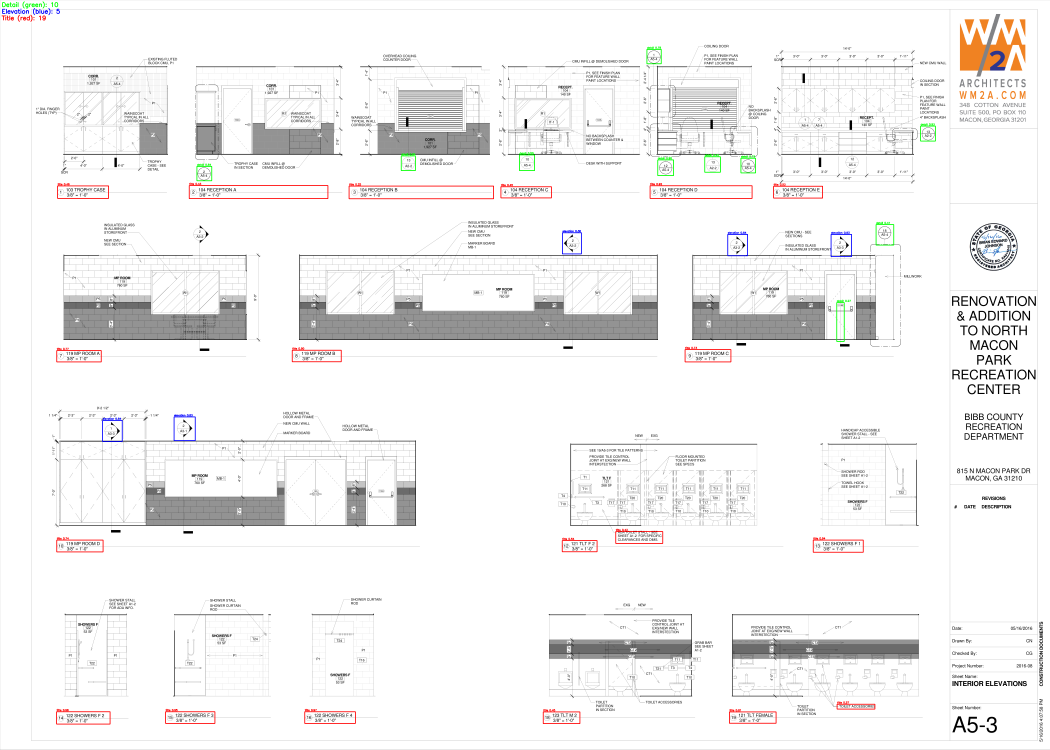
#> input picture packages/callout-processor-v6-experimental/active_learning/test_detection_page028.png, 6300 x 4500 px (shown at 1/6 size)
$ python sahi_tiling.py ../active_learning/test_detection_page028.png
#> lines starting #> are read from the running program, lines starting #| are printed output that depends on the picture
import cv2
import numpy as np
from typing import List, Tuple, Dict

TILE_SIZE = 2048
OVERLAP = 0.25
DPI = 72

def tile_image(image: np.ndarray, tile_size: int = TILE_SIZE, overlap: float = OVERLAP) -> List[Tuple[np.ndarray, Tuple[int, int]]]:
    """
    Split image into overlapping tiles.

    Args:
        image: Input image (numpy array)
        tile_size: Size of each tile in pixels
        overlap: Overlap ratio (0-1)

    Returns:
        List of (tile_image, (offset_x, offset_y)) tuples
    """
    h, w = image.shape[:2]
    stride = int(tile_size * (1 - overlap))
    tiles = []

    for y in range(0, max(1, h - tile_size + 1), stride):
        for x in range(0, max(1, w - tile_size + 1), stride):
            tile = image[y:y+tile_size, x:x+tile_size]

            if tile.shape[0] < tile_size or tile.shape[1] < tile_size:
                padded = np.zeros((tile_size, tile_size, 3), dtype=np.uint8) if len(tile.shape) == 3 else np.zeros((tile_size, tile_size), dtype=np.uint8)
                padded[:tile.shape[0], :tile.shape[1]] = tile
                tile = padded

            tiles.append((tile, (x, y)))

    if w > tile_size:
        x = w - tile_size
        for y in range(0, max(1, h - tile_size + 1), stride):
            tile = image[y:y+tile_size, x:x+tile_size]
            tiles.append((tile, (x, y)))

    if h > tile_size:
        y = h - tile_size
        for x in range(0, max(1, w - tile_size + 1), stride):
            tile = image[y:y+tile_size, x:x+tile_size]
            tiles.append((tile, (x, y)))

    if w > tile_size and h > tile_size:
        tile = image[h-tile_size:h, w-tile_size:w]
        tiles.append((tile, (w-tile_size, h-tile_size)))

    return tiles

def adjust_coordinates(bbox: List[float], offset: Tuple[int, int]) -> List[float]:
    """
    Convert tile coordinates to full image coordinates.

    Args:
        bbox: Bounding box in format [x, y, w, h]
        offset: Tile offset (offset_x, offset_y)

    Returns:
        Adjusted bounding box in format [x, y, w, h]
    """
    x, y, w, h = bbox
    offset_x, offset_y = offset
    return [x + offset_x, y + offset_y, w, h]

def merge_detections(detections: List[Dict], iou_threshold: float = 0.5) -> List[Dict]:
    """
    Merge overlapping detections across tiles using per-class NMS.

    Args:
        detections: List of {'bbox': [x,y,w,h], 'confidence': float, 'class': str}
        iou_threshold: IoU threshold for NMS

    Returns:
        Merged detections after NMS
    """
    if not detections:
        return []

    by_class = {}
    for det in detections:
        cls = det['class']
        if cls not in by_class:
            by_class[cls] = []
        by_class[cls].append(det)

    merged = []
    for cls, dets in by_class.items():
        boxes = [d['bbox'] for d in dets]
        scores = [d['confidence'] for d in dets]

        indices = cv2.dnn.NMSBoxes(boxes, scores, 0.0, iou_threshold)

        if len(indices) > 0:
            for idx in indices.flatten():
                merged.append(dets[idx])

    return merged

def visualize_tiles(image: np.ndarray, output_path: str, tile_size: int = TILE_SIZE, overlap: float = OVERLAP) -> str:
    """
    Generate debug visualization showing tile boundaries.

    Args:
        image: Input image
        output_path: Path to save visualization
        tile_size: Tile size in pixels
        overlap: Overlap ratio

    Returns:
        Path to saved visualization
    """
    vis = image.copy()
    h, w = vis.shape[:2]
    stride = int(tile_size * (1 - overlap))

    for y in range(0, h, stride):
        cv2.line(vis, (0, y), (w, y), (0, 255, 0), 2)
    for x in range(0, w, stride):
        cv2.line(vis, (x, 0), (x, h), (0, 255, 0), 2)

    if w > tile_size:
        cv2.line(vis, (w - tile_size, 0), (w - tile_size, h), (0, 0, 255), 3)
    if h > tile_size:
        cv2.line(vis, (0, h - tile_size), (w, h - tile_size), (0, 0, 255), 3)

    cv2.imwrite(output_path, vis)
    return output_path


if __name__ == "__main__":
    import argparse

    parser = argparse.ArgumentParser(description="Test SAHI tiling module")
    parser.add_argument("image", help="Path to test image")
    parser.add_argument("--output", default="test_output/tile_grid_debug.png", help="Output path for visualization")
    parser.add_argument("--tile-size", type=int, default=TILE_SIZE, help="Tile size in pixels")
    parser.add_argument("--overlap", type=float, default=OVERLAP, help="Overlap ratio (0-1)")

    args = parser.parse_args()

    image = cv2.imread(args.image)
#> image is the input picture: shape (4500, 6300, 3); mean B, G, R 241.4, 241.7, 242.6
    if image is None:
        print(f"Error: Could not load image from {args.image}")
        exit(1)

    print(f"Image size: {image.shape[1]}x{image.shape[0]}")
#| Image size: 6300x4500

    tiles = tile_image(image, args.tile_size, args.overlap)
#> after the loop in tile_image, `for y in range(0, max(1, h - tile_size + 1), stride):`:
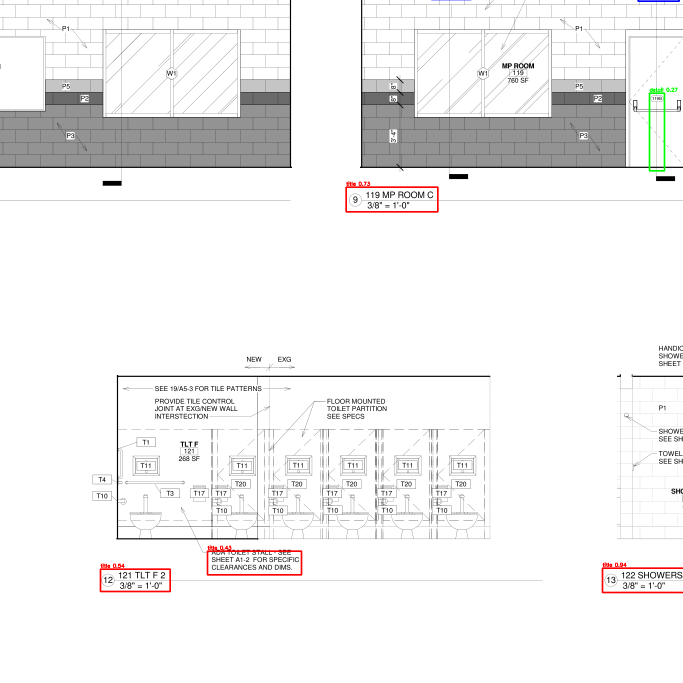
#> tile: shape (2048, 2048, 3) (shown at 1/3 size); mean B, G, R 240.6, 240.7, 241.4
#> after the loop in tile_image, `for y in range(0, max(1, h - tile_size + 1), stride):`: tiles = 6 items
#> the loop in tile_image, `for y in range(0, max(1, h - tile_size + 1), stride):` made 2 passes
#> pass 1, in tile_image, `tile = image[y:y+tile_size, x:x+tile_size]`:
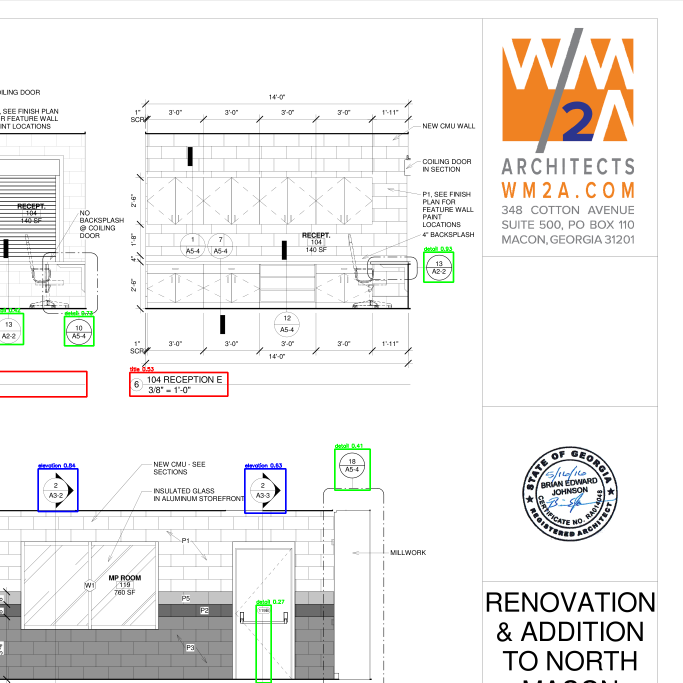
#> tile: shape (2048, 2048, 3) (shown at 1/3 size); mean B, G, R 236.6, 238.4, 239.9
#> pass 2, in tile_image, `tile = image[y:y+tile_size, x:x+tile_size]`:
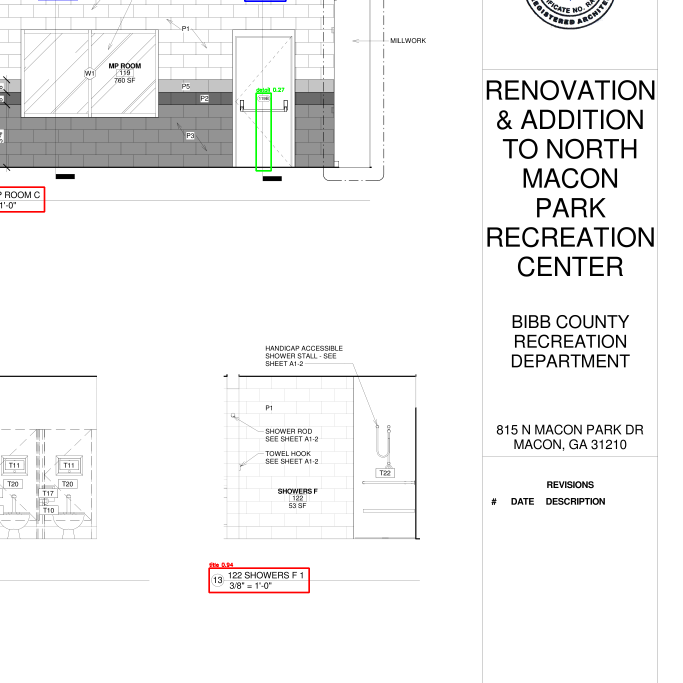
#> tile: shape (2048, 2048, 3) (shown at 1/3 size); mean B, G, R 242.3, 242.5, 242.6
#> after the loop in tile_image, `for y in range(0, max(1, h - tile_size + 1), stride):`: tiles = 8 items
#> the loop in tile_image, `for x in range(0, max(1, w - tile_size + 1), stride):` made 3 passes
#> pass 1, in tile_image, `tile = image[y:y+tile_size, x:x+tile_size]`:
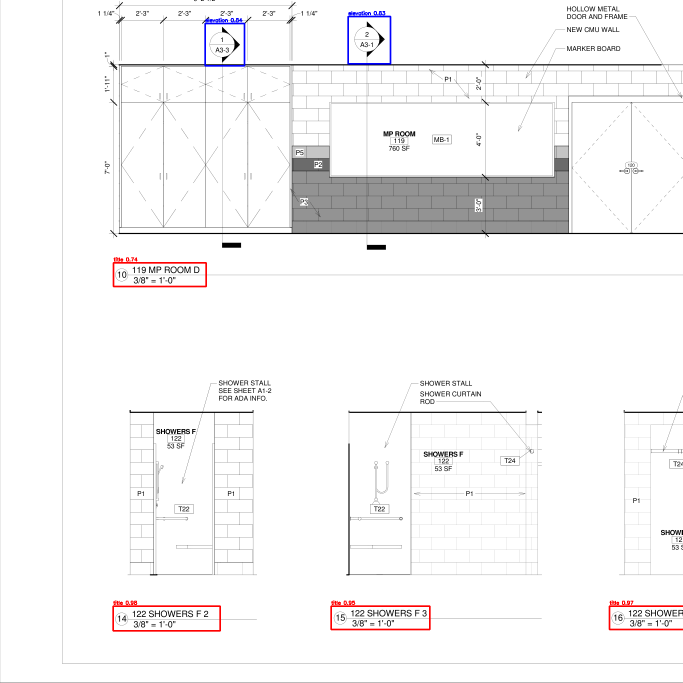
#> tile: shape (2048, 2048, 3) (shown at 1/3 size); mean B, G, R 245.5, 245.1, 246.1
#> pass 3, in tile_image, `tile = image[y:y+tile_size, x:x+tile_size]`:
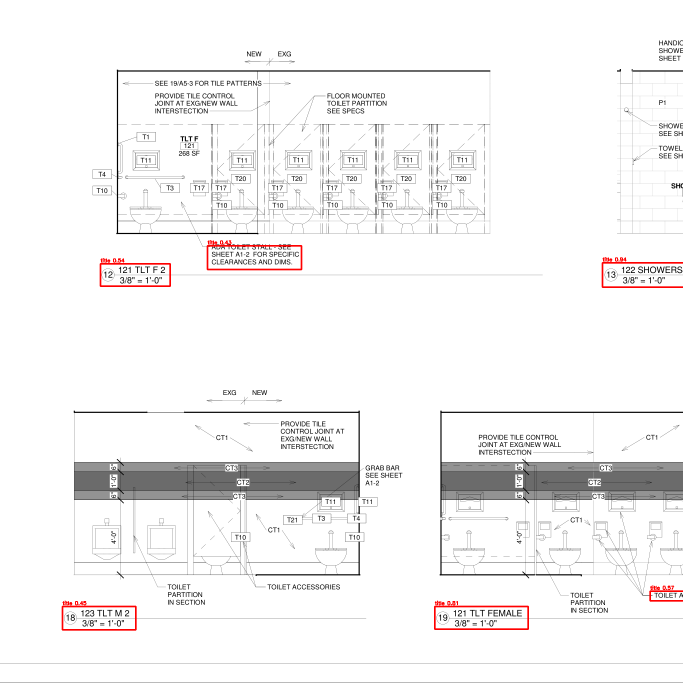
#> tile: shape (2048, 2048, 3) (shown at 1/3 size); mean B, G, R 243, 243, 244.1
#> after the loop in tile_image, `for x in range(0, max(1, w - tile_size + 1), stride):`: tiles = 11 items
#> in tile_image, `tile = image[h-tile_size:h, w-tile_size:w]`:
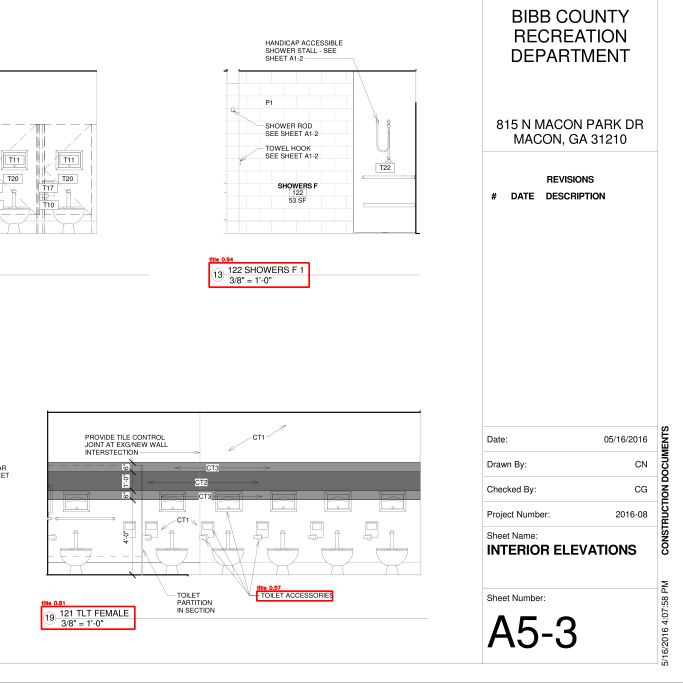
#> tile: shape (2048, 2048, 3) (shown at 1/3 size); mean B, G, R 244.1, 244.1, 244.8
#> tiles = 12 items
    print(f"Generated {len(tiles)} tiles")
#| Generated 12 tiles

    for i, (tile, offset) in enumerate(tiles[:3]):
        print(f"  Tile {i}: size={tile.shape[1]}x{tile.shape[0]}, offset={offset}")
#> this loop made 3 passes
#> offset on passes 1 to 3: (0, 0), (1536, 0), (3072, 0)
#|   Tile 0: size=2048x2048, offset=(0, 0)
#|   Tile 1: size=2048x2048, offset=(1536, 0)
#|   Tile 2: size=2048x2048, offset=(3072, 0)

    output_path = visualize_tiles(image, args.output, args.tile_size, args.overlap)
#> after the loop in visualize_tiles, `for x in range(0, w, stride):`:
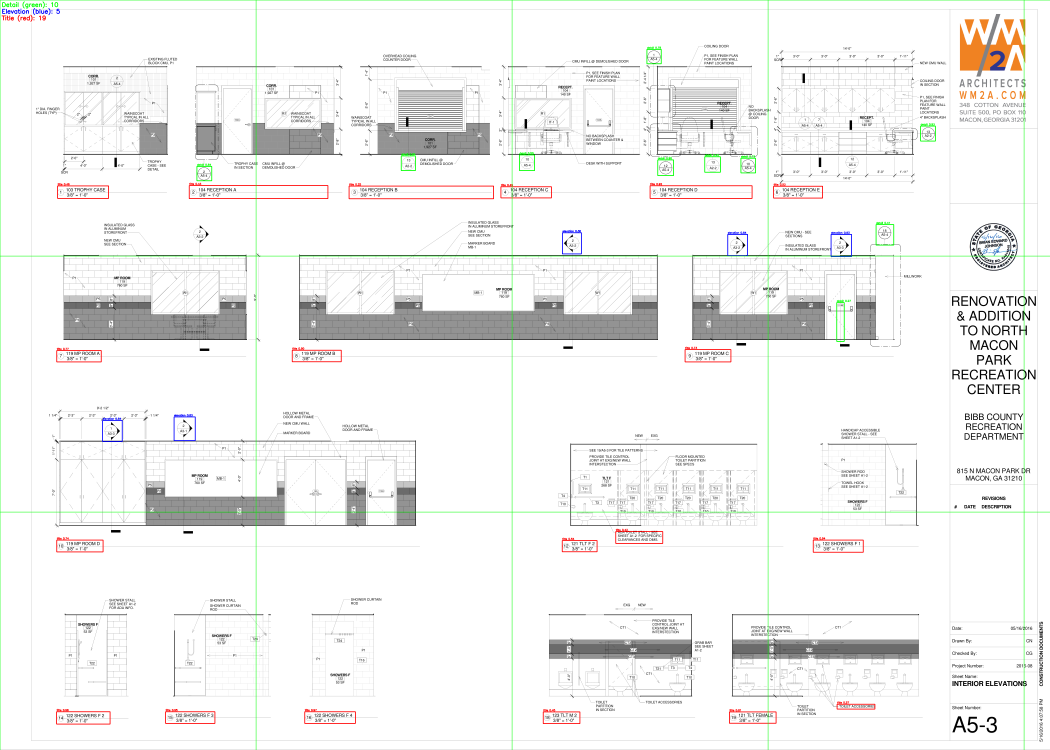
#> vis: shape (4500, 6300, 3) (shown at 1/6 size); mean B, G, R 240.5, 241.8, 241.6
#> output_path = 'test_output/tile_grid_debug.png'
    print(f"\nTile grid visualization saved: {output_path}")
#| Tile grid visualization saved: test_output/tile_grid_debug.png

    test_bbox = [100, 100, 50, 50]
    test_offset = (512, 256)
    adjusted = adjust_coordinates(test_bbox, test_offset)
    print(f"\nCoordinate test:")
    print(f"  Original bbox: {test_bbox}")
    print(f"  Offset: {test_offset}")
    print(f"  Adjusted bbox: {adjusted}")

    test_detections = [
        {'bbox': [100, 100, 50, 50], 'confidence': 0.9, 'class': 'detail'},
        {'bbox': [105, 105, 50, 50], 'confidence': 0.85, 'class': 'detail'},
        {'bbox': [500, 500, 60, 60], 'confidence': 0.75, 'class': 'elevation'},
    ]
    merged = merge_detections(test_detections, iou_threshold=0.5)
#> the loop in merge_detections, `for cls, dets in by_class.items():` made 2 passes
#> indices on passes 1 to 2: [0], [0]
#> after the loop in merge_detections, `for cls, dets in by_class.items():`: merged = 2 items
#> merged = 2 items
    print(f"\nNMS test:")
    print(f"  Before NMS: {len(test_detections)} detections")
#|   Before NMS: 3 detections
    print(f"  After NMS: {len(merged)} detections")
#|   After NMS: 2 detections
